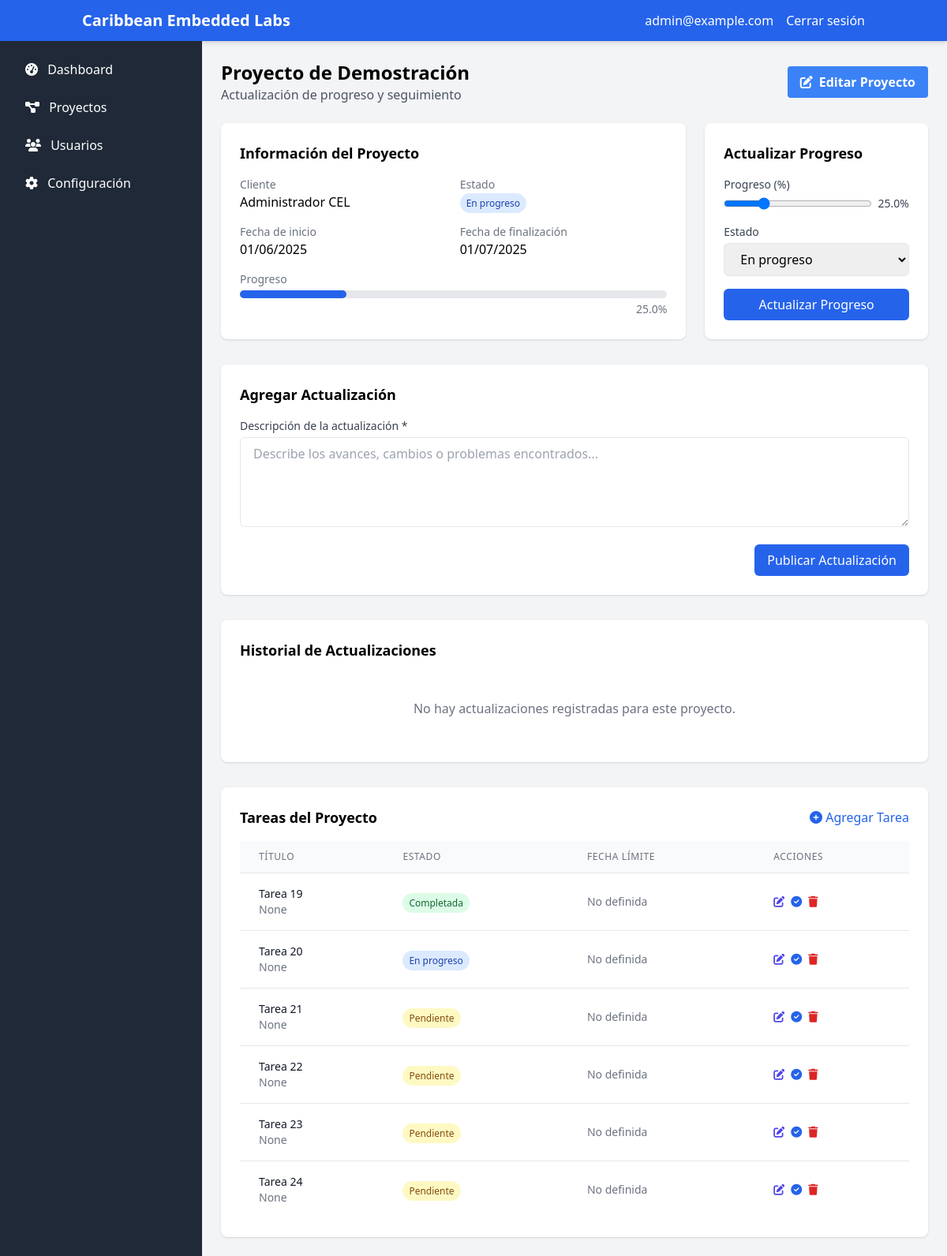
/admin/projects/5/update (signed in), run on the app's committed database.
### app/db/models.py (models this page shows)
class User(Base):
    __tablename__ = "users"
    id = Column(String, primary_key=True, default=generate_uuid)
    email = Column(String, unique=True, index=True)
    name = Column(String)
    hashed_password = Column(String)
    is_active = Column(Boolean, default=True)
    is_admin = Column(Boolean, default=False)
    phone = Column(String, nullable=True)
    company = Column(String, nullable=True)
    address = Column(Text, nullable=True)
    preferences = Column(JSON, nullable=True)
    created_at = Column(DateTime, default=func.now())
    last_login = Column(DateTime, nullable=True)
    projects = relationship("Project", back_populates="client")
    updates = relationship("Update", back_populates="created_by")
    documents = relationship("Document", back_populates="uploaded_by")

class Project(Base):
    __tablename__ = "projects"
    id = Column(String, primary_key=True, default=generate_uuid)
    name = Column(String, index=True)
    description = Column(Text)
    requirements = Column(Text, nullable=True)
    notes = Column(Text, nullable=True)
    status = Column(String)  # Planificación, En progreso, En pausa, Completado, Cancelado
    progress = Column(Float, default=0)  # Porcentaje de progreso (0-100)
    start_date = Column(DateTime)
    end_date = Column(DateTime, nullable=True)
    client_id = Column(String, ForeignKey("users.id"))
    created_at = Column(DateTime, default=func.now())
    updated_at = Column(DateTime, default=func.now(), onupdate=func.now())
    client = relationship("User", back_populates="projects")
    tasks = relationship("Task", back_populates="project", cascade="all, delete-orphan")
    updates = relationship("Update", back_populates="project", cascade="all, delete-orphan")
    documents = relationship("Document", back_populates="project", cascade="all, delete-orphan")

class Task(Base):
    __tablename__ = "tasks"
    id = Column(String, primary_key=True, default=generate_uuid)
    title = Column(String)
    description = Column(Text, nullable=True)
    status = Column(String)  # Pendiente, En progreso, Completada
    due_date = Column(DateTime, nullable=True)
    project_id = Column(String, ForeignKey("projects.id"))
    created_at = Column(DateTime, default=func.now())
    updated_at = Column(DateTime, default=func.now(), onupdate=func.now())
    project = relationship("Project", back_populates="tasks")

### app/routers/web/admin.py (the view)
@router.get("/projects/{project_id}/update")
async def admin_project_update(
    project_id: str,
    request: Request,
    current_user: User = Depends(get_current_user),
    db: Session = Depends(get_db)
):
    if not current_user.is_admin:
        return RedirectResponse(url="/dashboard")
    project = db.query(Project).filter(Project.id == project_id).first()
    if not project:
        raise HTTPException(status_code=404, detail="Proyecto no encontrado")
    tasks = db.query(Task).filter(Task.project_id == project_id).all()
    updates = db.query(Update).filter(Update.project_id == project_id).order_by(desc(Update.created_at)).all()
    return templates.TemplateResponse(
        "admin/project_update.html",
        {
            "request": request,
            "user": current_user,
            "project": project,
            "tasks": tasks,
            "updates": updates
        }
    )

### templates/admin/project_update.html (shortened to what this page needs)
{% extends "admin/base.html" %}
{% block content %}
<div class="container mx-auto">
    <div class="mb-6">
        <div class="flex justify-between items-center">
            <div>
                <h1 class="text-2xl font-bold">{{ project.name }}</h1>
                <p class="text-gray-600">Actualización de progreso y seguimiento</p>
            </div>
            <div>
                <a href="/admin/projects/{{ project.id }}/edit" class="bg-blue-500 hover:bg-blue-700 text-white font-bold py-2 px-4 rounded flex items-center">
                    <i class="fas fa-edit mr-2"></i> Editar Proyecto
                </a>
            </div>
        </div>
    </div>
    <div class="grid grid-cols-1 md:grid-cols-3 gap-6 mb-8">
        <div class="bg-white rounded-lg shadow p-6 md:col-span-2">
            <h2 class="text-lg font-semibold mb-4">Información del Proyecto</h2>
            <div class="grid grid-cols-1 md:grid-cols-2 gap-4">
                <div>
                    <p class="text-sm text-gray-500">Cliente</p>
                    <p class="font-medium">{{ project.client.name }}</p>
                </div>
                <div>
                    <p class="text-sm text-gray-500">Estado</p>
                    <p class="font-medium">
                        <span class="px-2 py-1 text-xs rounded-full
                            {% if project.status == 'Completado' %}
                                bg-green-100 text-green-800
                            {% elif project.status == 'En progreso' %}
                                bg-blue-100 text-blue-800
                            {% elif project.status == 'En pausa' %}
                                bg-yellow-100 text-yellow-800
                            {% elif project.status == 'Cancelado' %}
                                bg-red-100 text-red-800
                            {% else %}
                                bg-gray-100 text-gray-800
                            {% endif %}
                        ">
                            {{ project.status }}
                        </span>
                    </p>
                </div>
                <div>
                    <p class="text-sm text-gray-500">Fecha de inicio</p>
                    <p class="font-medium">{{ project.start_date.strftime('%d/%m/%Y') if project.start_date else 'No definida' }}</p>
                </div>
                <div>
                    <p class="text-sm text-gray-500">Fecha de finalización</p>
                    <p class="font-medium">{{ project.end_date.strftime('%d/%m/%Y') if project.end_date else 'No definida' }}</p>
                </div>
                <div class="md:col-span-2">
                    <p class="text-sm text-gray-500 mb-1">Progreso</p>
                    <div class="w-full bg-gray-200 rounded-full h-2.5 mb-1">
                        {% set progress_width = project.progress|string + '%' %}
                        <div class="bg-blue-600 h-2.5 rounded-full" style="width: {{ progress_width }};"></div>
                    </div>
                    <p class="text-right text-sm text-gray-500">{{ project.progress }}%</p>
                </div>
            </div>
        </div>
        <div class="bg-white rounded-lg shadow p-6">
            <h2 class="text-lg font-semibold mb-4">Actualizar Progreso</h2>
            <form id="updateProgressForm" class="space-y-4">
                <div>
                    <label for="progress" class="block text-sm font-medium text-gray-700 mb-1">Progreso (%)</label>
                    <div class="flex items-center space-x-2">
                        <input type="range" id="progress" name="progress" min="0" max="100" step="5"
                            value="{{ project.progress }}" required
                            class="w-full">
                        <span id="progressValue" class="text-sm font-medium text-gray-700">{{ project.progress }}%</span>
                    </div>
                </div>
                <div>
                    <label for="status" class="block text-sm font-medium text-gray-700 mb-1">Estado</label>
                    <select id="status" name="status" required
                        class="w-full px-4 py-2 border rounded-md focus:outline-none focus:ring-2 focus:ring-blue-500">
                        <option value="En progreso" {{ 'selected' if project.status == 'En progreso' else '' }}>En progreso</option>
                    </select>
                </div>
                <button type="submit" class="w-full px-4 py-2 bg-blue-600 text-white rounded-md hover:bg-blue-700">
                    Actualizar Progreso
                </button>
            </form>
        </div>
    </div>
    <div class="bg-white rounded-lg shadow p-6 mb-8">
        <h2 class="text-lg font-semibold mb-4">Agregar Actualización</h2>
        <form id="addUpdateForm" class="space-y-4">
            <div>
                <label for="update_content" class="block text-sm font-medium text-gray-700 mb-1">Descripción de la actualización *</label>
                <textarea id="update_content" name="content" rows="4" required
                    class="w-full px-4 py-2 border rounded-md focus:outline-none focus:ring-2 focus:ring-blue-500"
                    placeholder="Describe los avances, cambios o problemas encontrados..."></textarea>
            </div>
            <div class="flex justify-end">
                <button type="submit" class="px-4 py-2 bg-blue-600 text-white rounded-md hover:bg-blue-700">
                    Publicar Actualización
                </button>
            </div>
        </form>
    </div>
    <div class="bg-white rounded-lg shadow p-6 mb-8">
        <h2 class="text-lg font-semibold mb-4">Historial de Actualizaciones</h2>
        {% if updates %}
        <div class="space-y-4">
            {% for update in updates %}
            <div class="border-l-4 border-blue-500 pl-4 py-2">
                <div class="flex justify-between items-start">
                    <div class="flex-1">
                        <p class="text-gray-600">{{ update.content }}</p>
                        <p class="text-xs text-gray-500 mt-1">Por: {{ update.created_by.name }}</p>
                    </div>
                    <span class="text-xs text-gray-500">{{ update.created_at.strftime('%d/%m/%Y %H:%M') }}</span>
                </div>
            </div>
            {% endfor %}
        </div>
        {% else %}
        <div class="text-center py-8">
            <p class="text-gray-500">No hay actualizaciones registradas para este proyecto.</p>
        </div>
        {% endif %}
    </div>
    <div class="bg-white rounded-lg shadow p-6">
        <div class="flex justify-between items-center mb-4">
            <h2 class="text-lg font-semibold">Tareas del Proyecto</h2>
            <button id="addTaskButton" class="text-blue-600 hover:text-blue-800">
                <i class="fas fa-plus-circle"></i> Agregar Tarea
            </button>
        </div>
        {% if tasks %}
        <div class="overflow-x-auto">
            <table class="min-w-full divide-y divide-gray-200">
                <thead class="bg-gray-50">
                    <tr>
                        <th class="px-6 py-3 text-left text-xs font-medium text-gray-500 uppercase tracking-wider">Título</th>
                        <th class="px-6 py-3 text-left text-xs font-medium text-gray-500 uppercase tracking-wider">Estado</th>
                        <th class="px-6 py-3 text-left text-xs font-medium text-gray-500 uppercase tracking-wider">Fecha límite</th>
                        <th class="px-6 py-3 text-left text-xs font-medium text-gray-500 uppercase tracking-wider">Acciones</th>
                    </tr>
                </thead>
                <tbody class="bg-white divide-y divide-gray-200">
                    {% for task in tasks %}
                    <tr>
                        <td class="px-6 py-4 whitespace-nowrap">
                            <div class="text-sm font-medium text-gray-900">{{ task.title }}</div>
                            <div class="text-sm text-gray-500">{{ task.description }}</div>
                        </td>
                        <td class="px-6 py-4 whitespace-nowrap">
                            <span class="px-2 py-1 text-xs rounded-full
                                {% if task.status == 'Completada' %}
                                    bg-green-100 text-green-800
                                {% elif task.status == 'En progreso' %}
                                    bg-blue-100 text-blue-800
                                {% else %}
                                    bg-yellow-100 text-yellow-800
                                {% endif %}
                            ">
                                {{ task.status }}
                            </span>
                        </td>
                        <td class="px-6 py-4 whitespace-nowrap text-sm text-gray-500">
                            {{ task.due_date.strftime('%d/%m/%Y') if task.due_date else 'No definida' }}
                        </td>
                        <td class="px-6 py-4 whitespace-nowrap text-sm font-medium">
                            <div class="flex space-x-2">
                                <button onclick="editTask('{{ task.id }}')" class="text-indigo-600 hover:text-indigo-900" title="Editar tarea">
                                    <i class="fas fa-edit"></i>
                                </button>
                                <button onclick="toggleTaskStatus('{{ task.id }}')" class="text-blue-600 hover:text-blue-900" title="Cambiar estado">
                                    <i class="fas fa-check-circle"></i>
                                </button>
                                <button onclick="deleteTask('{{ task.id }}')" class="text-red-600 hover:text-red-900" title="Eliminar tarea">
                                    <i class="fas fa-trash"></i>
                                </button>
                            </div>
                        </td>
                    </tr>
                    {% endfor %}
                </tbody>
            </table>
        </div>
        {% else %}
        <div class="text-center py-8">
            <p class="text-gray-500">No hay tareas registradas para este proyecto.</p>
        </div>
        {% endif %}
    </div>
</div>
{% endblock %}

### templates/admin/base.html (shortened to what this page needs)
<!DOCTYPE html>
<html lang="es">
<head>
    <script src="https://cdn.tailwindcss.com"></script>
    <link rel="stylesheet" href="https://cdnjs.cloudflare.com/ajax/libs/font-awesome/6.4.0/css/all.min.css">
</head>
<body class="bg-gray-100">
    <nav class="bg-blue-600 text-white shadow-md">
        <div class="container mx-auto px-4 py-3 flex justify-between items-center">
            <div class="flex items-center">
                <a href="/admin" class="text-xl font-bold">Caribbean Embedded Labs</a>
            </div>
            <div class="flex items-center space-x-4">
                <span>{{ user.email }}</span>
                <a href="/auth/logout" class="hover:underline">Cerrar sesión</a>
            </div>
        </div>
    </nav>
    <div class="flex">
        <aside class="sidebar w-64 bg-gray-800 text-white p-4">
            <nav>
                <ul class="space-y-2">
                    <li>
                        <a href="/admin" class="block py-2 px-4 rounded hover:bg-gray-700">
                            <i class="fas fa-tachometer-alt mr-2"></i> Dashboard
                        </a>
                    </li>
                    <li>
                        <a href="/admin/projects" class="block py-2 px-4 rounded hover:bg-gray-700">
                            <i class="fas fa-project-diagram mr-2"></i> Proyectos
                        </a>
                    </li>
                    <li>
                        <a href="/admin/users" class="block py-2 px-4 rounded hover:bg-gray-700">
                            <i class="fas fa-users mr-2"></i> Usuarios
                        </a>
                    </li>
                    <li>
                        <a href="/admin/settings" class="block py-2 px-4 rounded hover:bg-gray-700">
                            <i class="fas fa-cog mr-2"></i> Configuración
                        </a>
                    </li>
                </ul>
            </nav>
        </aside>
        <main class="flex-1 p-6">
            {% block content %}{% endblock %}
        </main>
    </div>
</body>
</html>

### templates/admin/base.html (style rules this page uses)
.sidebar { min-height: calc(100vh - 64px); }

### data on the page
User: email "admin@example.com"
Project: name "Proyecto de Demostración", status "En progreso", start_date "01/06/2025", end_date "01/07/2025", progress "25.0", progress "25"
User: client.name "Administrador CEL"
Task: title "Tarea 19", description "None", status "Completada", due_date "No definida"
Task: title "Tarea 20", description "None", status "En progreso", due_date "No definida"
Task: title "Tarea 21", description "None", status "Pendiente", due_date "No definida"
Task: title "Tarea 22", description "None", status "Pendiente", due_date "No definida"
Task: title "Tarea 23", description "None", status "Pendiente", due_date "No definida"
Task: title "Tarea 24", description "None", status "Pendiente", due_date "No definida"
